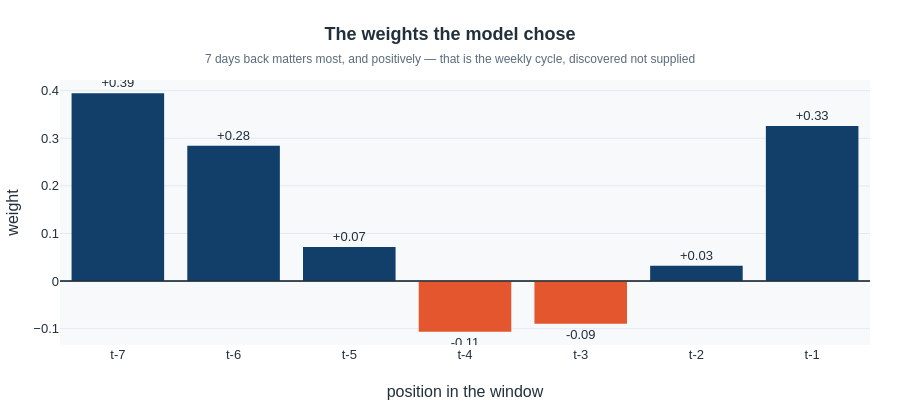

Here is the notebook cell this chart was saved with:
### Markdown cell above
### What did it actually learn?

The model has seven weights, one per day of the window. Plot them and the weekly cycle appears
on its own — the model was never told that a week is seven days long.

This is worth pausing on. Nobody engineered a "day of week" feature. The structure was in the
data, and least squares found it.

### Code cell
fig = go.Figure(go.Bar(x=[f"t-{W-i}" for i in range(W)], y=model.coef_,
                       marker_color=[COL[0] if c > 0 else COL[1] for c in model.coef_],
                       text=[f"{c:+.2f}" for c in model.coef_], textposition="outside"))
fig.add_hline(y=0, line_color="#22303C", line_width=1.5)
fig.update_layout(title="<b>The weights the model chose</b><br><span style='font-size:12px;"
                        "color:#5A6B7B'>7 days back matters most, and positively — that is the "
                        "weekly cycle, discovered not supplied</span>",
                  xaxis_title="position in the window", yaxis_title="weight", height=400)
fig.show()

### Figure 1 — Plotly figure (JSON) as saved in the notebook; plotly's stock layout.template omitted (floating-point values rounded to 4 significant figures)
{"data": [{"marker": {"color": ["#123F69", "#123F69", "#123F69", "#E4572E", "#E4572E", "#123F69", "#123F69"]}, "text": ["+0.39", "+0.28", "+0.07", "-0.11", "-0.09", "+0.03", "+0.33"], "textposition": "outside", "type": "bar", "x": ["t-7", "t-6", "t-5", "t-4", "t-3", "t-2", "t-1"], "y": [0.3946, 0.2844, 0.07182, -0.1065, -0.08945, 0.03225, 0.3256]}], "layout": {"height": 400, "shapes": [{"line": {"color": "#22303C", "width": 1.5}, "type": "line", "x0": 0, "x1": 1, "xref": "x domain", "y0": 0, "y1": 0, "yref": "y"}], "title": {"text": "<b>The weights the model chose</b><br><span style='font-size:12px;color:#5A6B7B'>7 days back matters most, and positively — that is the weekly cycle, discovered not supplied</span>"}, "xaxis": {"title": {"text": "position in the window"}}, "yaxis": {"title": {"text": "weight"}}}}
